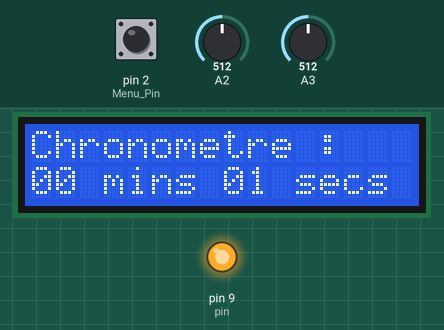
Simulated run of this sketch. Board: Arduino Uno, built with avr-gcc and run on an emulated ATmega328P. Shown: 16×2 character LCD, output pins drawn as LEDs (lit = HIGH). The test bench sets the inputs (shaded band); at power-on: pin 2 (Menu_Pin) LOW, A2 = 512, A3 = 512.

Above: at 1.2 s.
1.3 s: pin 2 (Menu_Pin) pulled HIGH for 1.25 s
At 2.21 s:
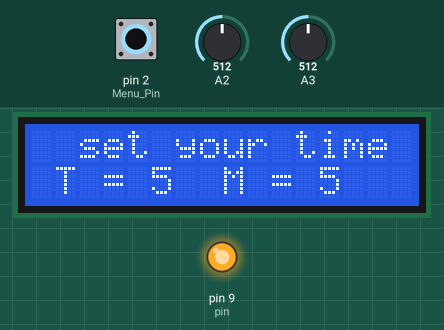
At 3.0 s:
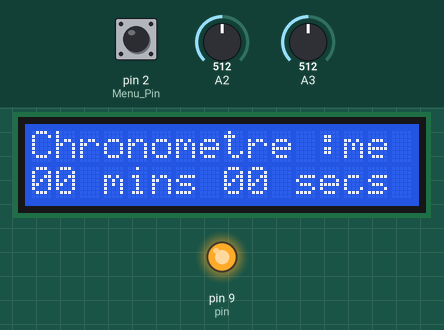
Timing chart, 0 to 4.5 s (numbered marks = the images above; inputs shaded):
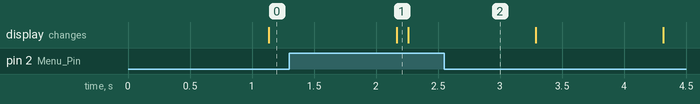

Measured:
- after the input at 1.3 s, the display: changes after 0.87 s (image 1)

The sketch:

SS_WFlow_M2.ino
```cpp
#include <Wire.h>
#include <LiquidCrystal_I2C.h>

LiquidCrystal_I2C lcd(0x27, 16, 2);
signed short minutesl, secondes;
char timeline[16];

int pin = 9;
int Repeat_Time = 2;

int sigk;
int my = 0;

int Pump_Time = 1;
int counte = 0;
int Menu_Pin = 2;

void blinkLine(int num1, int num2) {

  Repeat_Time = num1;

  Pump_Time = num2;
  if (Pump_Time > 5 ) {
    Pump_Time = 5;
  };
  if (Pump_Time < 1 ) {
    Pump_Time = 1;
  };

  lcd.setCursor(0, 1);
  lcd.print(" T = " + String(Repeat_Time));
  lcd.print("  M = " + String(Pump_Time) + "  ");


};

void setup() {
  pinMode(pin, OUTPUT);
  pinMode(Menu_Pin, INPUT);
  pinMode(A3, INPUT);
  pinMode(A2, INPUT);
  lcd.init();
  lcd.backlight();
  Repeat_Time = analogRead(A3);
  Repeat_Time = Repeat_Time / 100;

  Pump_Time = analogRead(A2);
  Pump_Time = Pump_Time / 100;
  if (Pump_Time > 5 ) {
    Pump_Time = 5;
  };
  if (Pump_Time < 1 ) {
    Pump_Time = 1;
  };
  blinkLine(Repeat_Time, Pump_Time);

  digitalWrite(pin, HIGH);

}

void loop() {
  sigk = digitalRead(Menu_Pin);


  if (sigk == HIGH) {
    counte++;

  }
  if (counte > 3) {
    counte = 0;
    my = 0;

  }

  if (secondes == 60)
  {
    secondes = 0;
    minutesl++;
  }
  if (minutesl == Repeat_Time) {
    digitalWrite(pin, LOW);

  }
  if (minutesl == Repeat_Time + Pump_Time) {
    secondes = 0;
    minutesl = 0;
    digitalWrite(pin, HIGH);
  }
  if (counte > 0) {
    //     blinkTheWhole();


    lcd.setCursor(0, 0);
    lcd.print("  set your time ");
    lcd.setCursor(0, 1);
    Repeat_Time = analogRead(A3);
    Repeat_Time = Repeat_Time / 100;

    Pump_Time = analogRead(A2);
    Pump_Time = Pump_Time / 100;
    blinkLine(Repeat_Time, Pump_Time);


    secondes = 0;
    minutesl = 0;
    digitalWrite(pin, HIGH);

  }


  else {
    lcd.setCursor(0, 0);

    lcd.print("Chronometre :");


    lcd.setCursor(0, 1);
    sprintf(timeline, "%0.2d mins %0.2d secs", minutesl, secondes);
    lcd.backlight();


    lcd.print(timeline);

    delay(1000);
    secondes++;


  }


}
```
